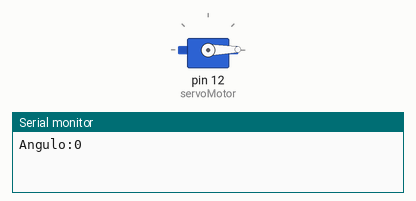
Simulated run of this sketch. Board: Arduino Uno, built with avr-gcc and run on an emulated ATmega328P. Shown: servo, the last lines printed to the serial monitor.

Above: at 0.05 s.
At 2.2 s:
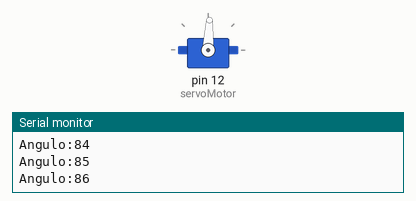
At 4.4 s:
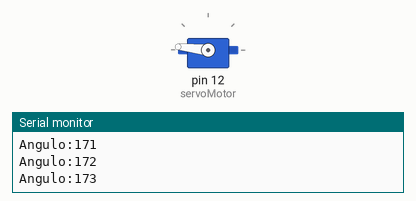
At 8.75 s:
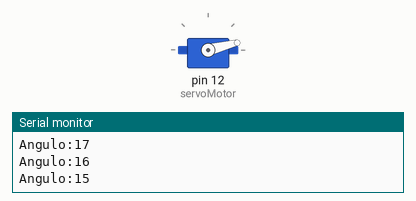
Timing chart, 0 to 11.8 s (numbered marks = the images above):
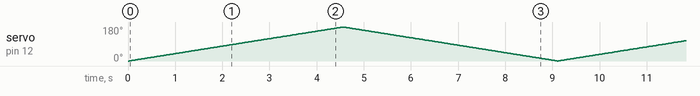

The sketch:

Servomotor.ino
```cpp
//Hands On Lab - G&S

#include <Servo.h>                                  // Incluímos la librería para poder controlar el servo
Servo servoMotor;                                   // Declaramos la variable para controlar el servo

void setup() {

  Serial.begin(9600);                               // Iniciamos el monitor serie para mostrar el resultado
  servoMotor.attach(12);                            // Iniciamos el servo para que empiece a trabajar con el pin 9
  servoMotor.write(0);                              // Inicializamos al ángulo 0 el servomotor
}

void loop() {
  // Vamos a tener dos bucles uno para mover en sentido positivo y otro en sentido negativo
  for (int i = 0; i <= 180; i++)                    // Para el sentido positivo
  {
    servoMotor.write(i);                            // Desplazamos al ángulo correspondiente
    delay(25);                                      // Hacemos una pausa de 25ms
    Serial.print("Angulo:");                        // Imprimir el angulo en el monitor serial
    Serial.println(i);
  }


  for (int i = 179; i > 0; i--)                     // Para el sentido negativo
  {
    servoMotor.write(i);                            // Desplazamos al ángulo correspondiente
    delay(25);                                      // Hacemos una pausa de 25ms
    Serial.print("Angulo:");                        // Imprimir el angulo en el monitor serial
    Serial.println(i);
  }
}
```
